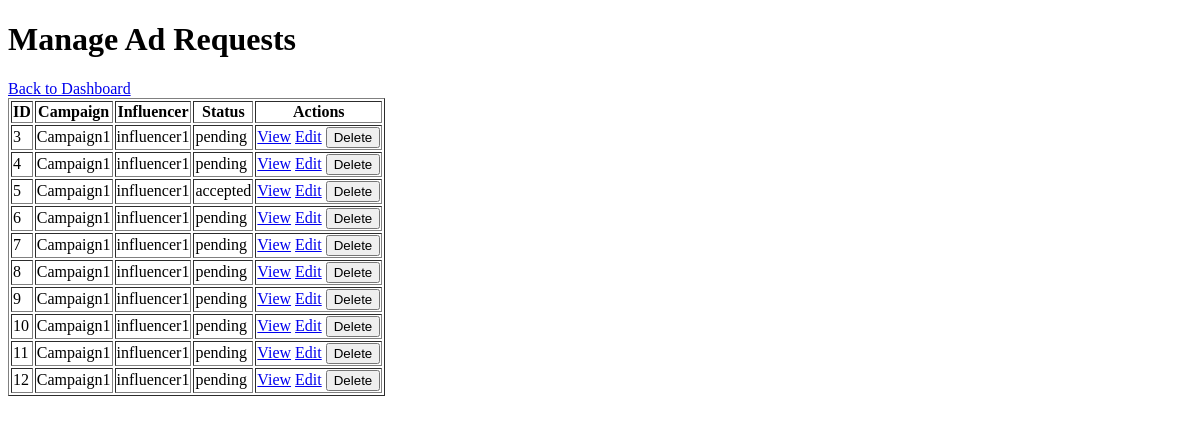
Page /admin/ad_requests (signed in) on the earlier database version.
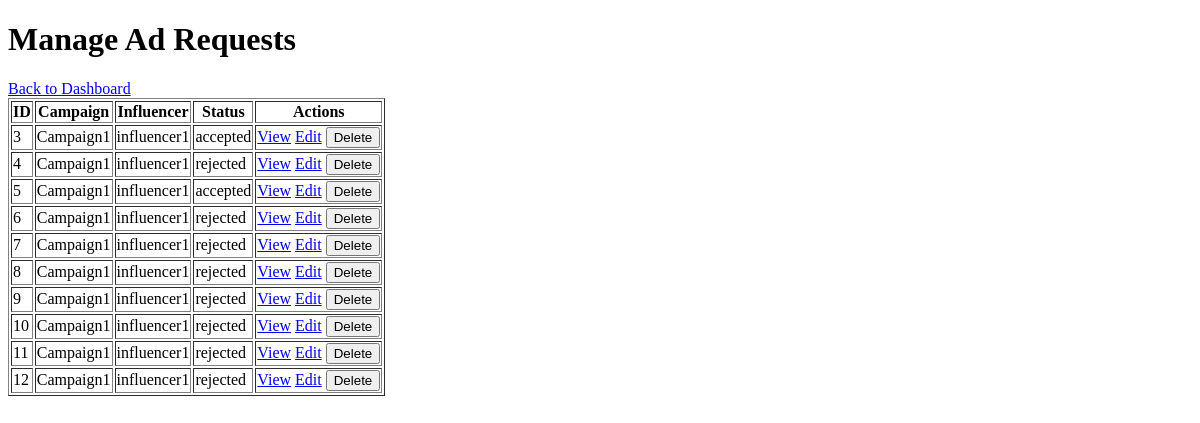
Same page on the later database version.
### models.py (models this page shows, shortened)
class AdRequest(db.Model):
    id = db.Column(db.Integer, primary_key=True)
    campaign_id = db.Column(db.Integer, db.ForeignKey('campaign.id'), nullable=False)
    influencer_id = db.Column(db.Integer, db.ForeignKey('influencer.id'), nullable=False)
    status = db.Column(db.String(50), nullable=False)  # pending, accepted, rejected, negotiated
    details = db.Column(db.Text)
    negotiation_terms = db.Column(db.Text)
    communication_log = db.Column(db.Text)
    created_at = db.Column(db.DateTime, default=datetime.utcnow)
    updated_at = db.Column(db.DateTime, default=datetime.utcnow, onupdate=datetime.utcnow)
    campaign = db.relationship('Campaign', backref=db.backref('ad_requests', lazy=True))
    influencer = db.relationship('Influencer', backref=db.backref('ad_requests', lazy=True))

class Campaign(db.Model):
    id = db.Column(db.Integer, primary_key=True)
    sponsor_id = db.Column(db.Integer, db.ForeignKey('sponsor.id'), nullable=False)
    title = db.Column(db.String(120), nullable=False)
    description = db.Column(db.Text)
    budget = db.Column(db.Float)
    category = db.Column(db.String(120))
    status = db.Column(db.String(50), nullable=False)  # active, completed, flagged
    start_date = db.Column(db.DateTime)
    end_date = db.Column(db.DateTime)
    is_public = db.Column(db.Boolean, default=True)
    sponsor = db.relationship('Sponsor', backref=db.backref('campaigns', lazy=True))

class User(db.Model, UserMixin):
    id = db.Column(db.Integer, primary_key=True)
    username = db.Column(db.String(80), unique=True, nullable=False)
    password = db.Column(db.String(200), nullable=False)
    email = db.Column(db.String(120), unique=True, nullable=False)
    role = db.Column(db.String(50), nullable=False)  # admin, sponsor, influencer
    is_active = db.Column(db.Boolean, default=True)

### app.py (the view)
    @app.route('/admin/ad_requests')
    @login_required
    @admin_required
    def admin_ad_requests():
        ad_requests = AdRequest.query.all()
        return render_template('admin_ad_requests.html', ad_requests=ad_requests)

### templates/admin_ad_requests.html (shortened to what this page needs)
<!DOCTYPE html>
<html lang="en">
<head>
</head>
<body>
    <h1>Manage Ad Requests</h1>
    <a href="{{ url_for('admin_dashboard') }}">Back to Dashboard</a>
    <table border="1">
        <tr>
            <th>ID</th>
            <th>Campaign</th>
            <th>Influencer</th>
            <th>Status</th>
            <th>Actions</th>
        </tr>
        {% for ad_request in ad_requests %}
        <tr>
            <td>{{ ad_request.id }}</td>
            <td>{{ ad_request.campaign.title }}</td>
            <td>{{ ad_request.influencer.user.username }}</td>
            <td>{{ ad_request.status }}</td>
            <td>
                <a href="{{ url_for('admin_ad_request_detail', ad_request_id=ad_request.id) }}">View</a>
                <a href="{{ url_for('admin_ad_request_edit', ad_request_id=ad_request.id) }}">Edit</a>
                <form action="{{ url_for('admin_ad_request_delete', ad_request_id=ad_request.id) }}" method="post" style="display:inline;">
                    <input type="submit" value="Delete" onclick="return confirm('Are you sure you want to delete this ad request?');">
                </form>
            </td>
        </tr>
        {% endfor %}
    </table>
</body>
</html>

Differences in the rows shown:
changed AdRequest id 3: status "pending" → "accepted"
changed AdRequest id 4: status "pending" → "rejected"
changed AdRequest id 6: status "pending" → "rejected"
changed AdRequest id 7: status "pending" → "rejected"
changed AdRequest id 8: status "pending" → "rejected"
changed AdRequest id 9: status "pending" → "rejected"
changed AdRequest id 10: status "pending" → "rejected"
changed AdRequest id 11: status "pending" → "rejected"
changed AdRequest id 12: status "pending" → "rejected"
